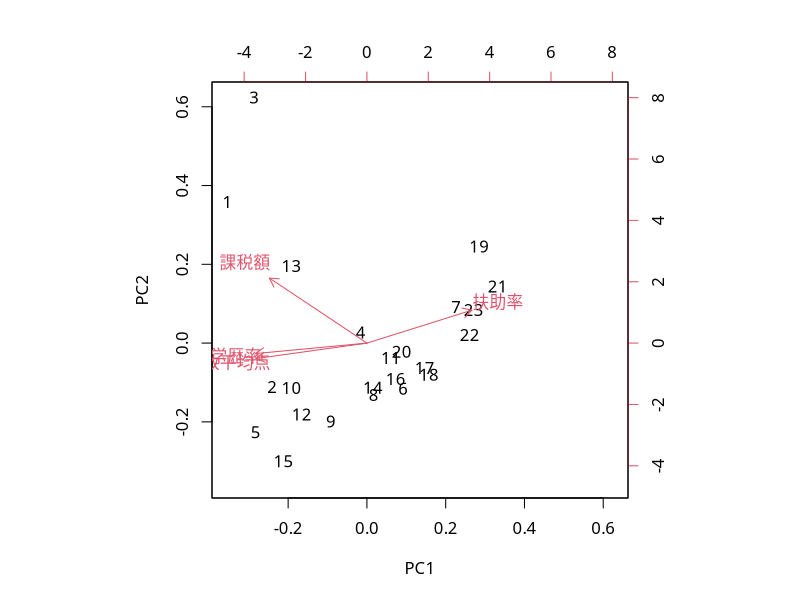

The R script that drew this image: (Note: this script raises an error after producing the figure.)
d<-read.csv("gakuryoku.csv")
#主成分分析
#prcomp実行
pr<-prcomp(d[,-1],scale=TRUE)
pr

#主成分得点
pr$x

#主成分負荷量
t(t(pr$rotation)*pr$sdev)

#累積寄与率
cumsum(pr$sdev^2)/3

#バイプロット
par(family="HiraginoSans-W3")
biplot(pr)

rownames(pr) <- d[,1]






#階層的クラスタ
d.s <- scale(d[,-1:-3])

#距離を計算（ユークリッド）
#()で区切った式は代入とプリントを両方やってくれる
(dis <- dist(d.s))

#クラスタ分析（ウォード法）とデンドログラム表示
#2つで分けるのがよさそう
hcr <- hclust(dis, method="ward.D2")
plot(hcr)

#クラスタをカットし元のデータフレームと統合
cluster <- cutree(hcr, k=2)
table(cluster)
(result <- data.frame(df, cluster))

#クラスタ平均を求めて、各クラスタを解釈
aggregate(.~cluster, result, mean)

#クラスタ平均の結果から、
#1はcalories,protein,fat,fiber,potassが高くボリューム重視
#2はfatが低く、fiber, sugars,potassが低く健康思考が高い製品群と考えられる
#また、主成分分析のバイプロットからもこの傾向は読み取れ1グループに属するのは1,3,4
#2に属するものは40,47,71などがあげられる

#あとはブランド名をマッピングするといい


